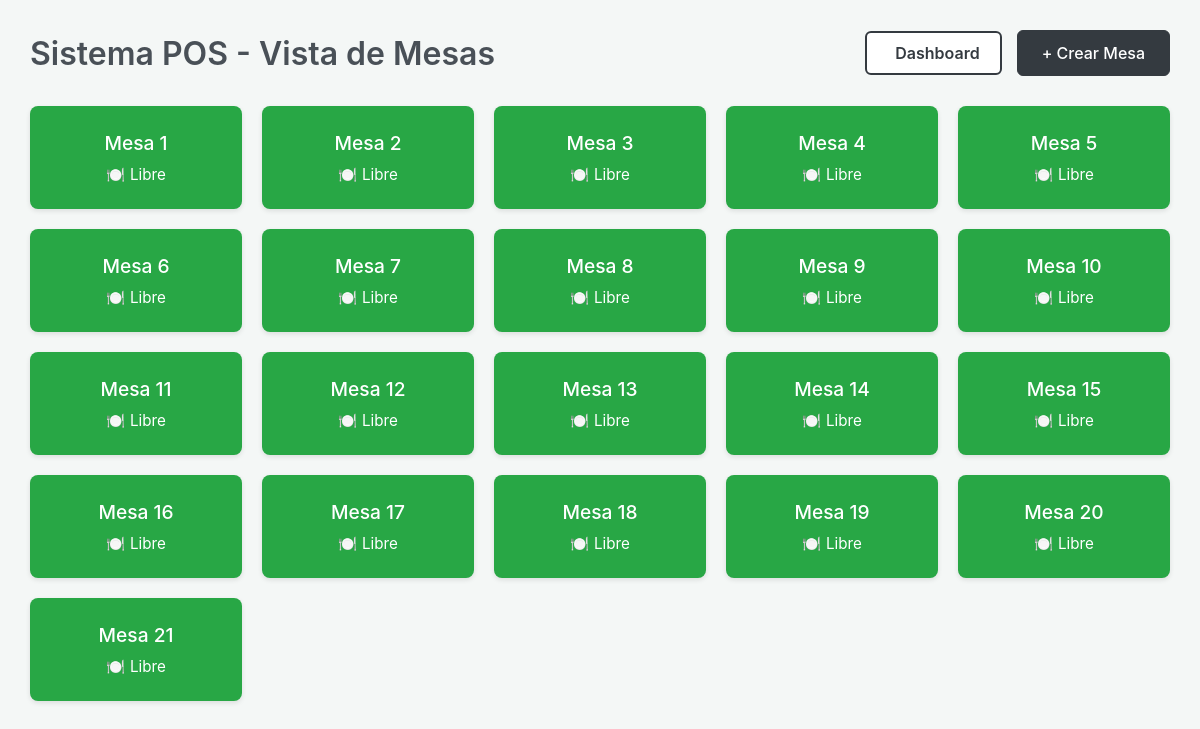
The page / on the database its author committed.
### tables/models.py (models this page shows, shortened)
class Table(models.Model):
    number = models.PositiveIntegerField(unique=True, verbose_name="Número de Mesa")
    is_occupied = models.BooleanField(default=False, verbose_name="¿Ocupada?")
    class Meta:
        ordering = ['number']

### tables/views.py (the view)
# urls.py: path('', views.index, name='index'),
def index(request):
    initialize_tables_if_empty()
    tables = Table.objects.all()
    return render(request, 'tables/index.html', {'tables': tables})

### tables/views.py (called while the page is built)
def initialize_tables_if_empty():
    if Table.objects.count() == 0:
        tables_to_create = []
        for i in range(1, 21):
            tables_to_create.append(Table(number=i))
        Table.objects.bulk_create(tables_to_create)

### tables/templates/tables/index.html (shortened to what this page needs)
{% load static %}
<!DOCTYPE html>
<html lang="es">
<head>
    <link rel="stylesheet" href="{% static 'css/style.css' %}">
</head>
<body>
    <div class="app-container">
        <header class="app-header">
            <h1>Sistema POS - Vista de Mesas</h1>
            <div class="header-actions">
                <a href="{% url 'panel_control' %}" class="btn-secondary">
                     Dashboard
                </a>
                <a href="{% url 'create_table' %}" class="add-btn">
                    + Crear Mesa
                </a>
            </div>
        </header>
        <main class="tables-grid">
            {% for table in tables %}
                <a href="{% url 'table_order' table.id %}" class="table-link-wrapper">
                    <div class="table-card {% if table.is_occupied %}occupied{% else %}free{% endif %}">
                        <div class="table-content">
                            <h3>Mesa {{ table.number }}</h3>
                            <div class="status-indicator">
                                {% if table.is_occupied %}
                                    <span class="icon">✅</span> Ocupada
                                {% else %}
                                    <span class="icon">🍽️</span> Libre
                                {% endif %}
                            </div>
                        </div>
                    </div>
                </a>
            {% endfor %}
        </main>
    </div>
</body>
</html>

### tables/static/css/style.css (style rules this page uses)
:root { --bg-color: #f4f7f6; --success-color: #28a745; --danger-color: #dc3545; --text-dark: #343a40; --card-text: white; }
*, *::before, *::after { box-sizing: border-box; }
body { margin: 0; font-family: -apple-system, BlinkMacSystemFont, "Segoe UI", Roboto, Helvetica, Arial, sans-serif; background-color: var(--bg-color); color: var(--text-dark); }
.app-container { max-width: 1200px; margin: 0 auto; padding: 30px; }
.app-header { display: flex; justify-content: space-between; align-items: center; margin-bottom: 30px; flex-wrap: wrap; gap: 10px; }
.header-actions { display: flex; gap: 15px; align-items: center; }
.app-header h1 { margin: 0; font-weight: 600; color: #495057; }
.add-btn { background-color: #343a40; color: white; text-decoration: none; padding: 12px 24px; font-size: 16px; border-radius: 6px; font-weight: 500; transition: background-color 0.2s; border: 1px solid #343a40; }
.btn-secondary { background-color: white; color: #343a40; border: 2px solid #343a40; text-decoration: none; padding: 10px 20px; font-size: 16px; border-radius: 6px; font-weight: 600; transition: all 0.2s ease; display: flex; align-items: center; gap: 8px; }
.tables-grid { display: grid; grid-template-columns: repeat(auto-fill, minmax(180px, 1fr)); gap: 20px; }
.table-card { border-radius: 8px; padding: 25px 15px; text-align: center; cursor: pointer; box-shadow: 0 2px 5px rgba(0,0,0,0.1); transition: transform 0.1s, opacity 0.2s; color: var(--card-text); }
.table-card h3 { margin: 0 0 10px 0; font-weight: 500; font-size: 1.2rem; }
.status-indicator { font-size: 0.95rem; display: flex; justify-content: center; align-items: center; gap: 5px; }
.table-card.free { background-color: var(--success-color); }
:root { --light-bg: #f0f2f5; --white-card: #ffffff; --primary-blue: #3498db; --light-blue-btn: #87CEEB; --text-gray: #7f8c8d; --shadow-soft: 0 4px 15px rgba(0,0,0,0.05); --border-radius-card: 15px; --border-radius-btn: 10px; }
.table-link-wrapper { text-decoration: none; display: block; }

### rows shown on the page
Table: number "1", is_occupied "Libre"
Table: number "2", is_occupied "Libre"
Table: number "3", is_occupied "Libre"
Table: number "4", is_occupied "Libre"
Table: number "5", is_occupied "Libre"
Table: number "6", is_occupied "Libre"
Table: number "7", is_occupied "Libre"
Table: number "8", is_occupied "Libre"
Table: number "9", is_occupied "Libre"
Table: number "10", is_occupied "Libre"
Table: number "11", is_occupied "Libre"
Table: number "12", is_occupied "Libre"
Table: number "13", is_occupied "Libre"
Table: number "14", is_occupied "Libre"
Table: number "15", is_occupied "Libre"
Table: number "16", is_occupied "Libre"
Table: number "17", is_occupied "Libre"
Table: number "18", is_occupied "Libre"
Table: number "19", is_occupied "Libre"
Table: number "20", is_occupied "Libre"
Table: number "21", is_occupied "Libre"
